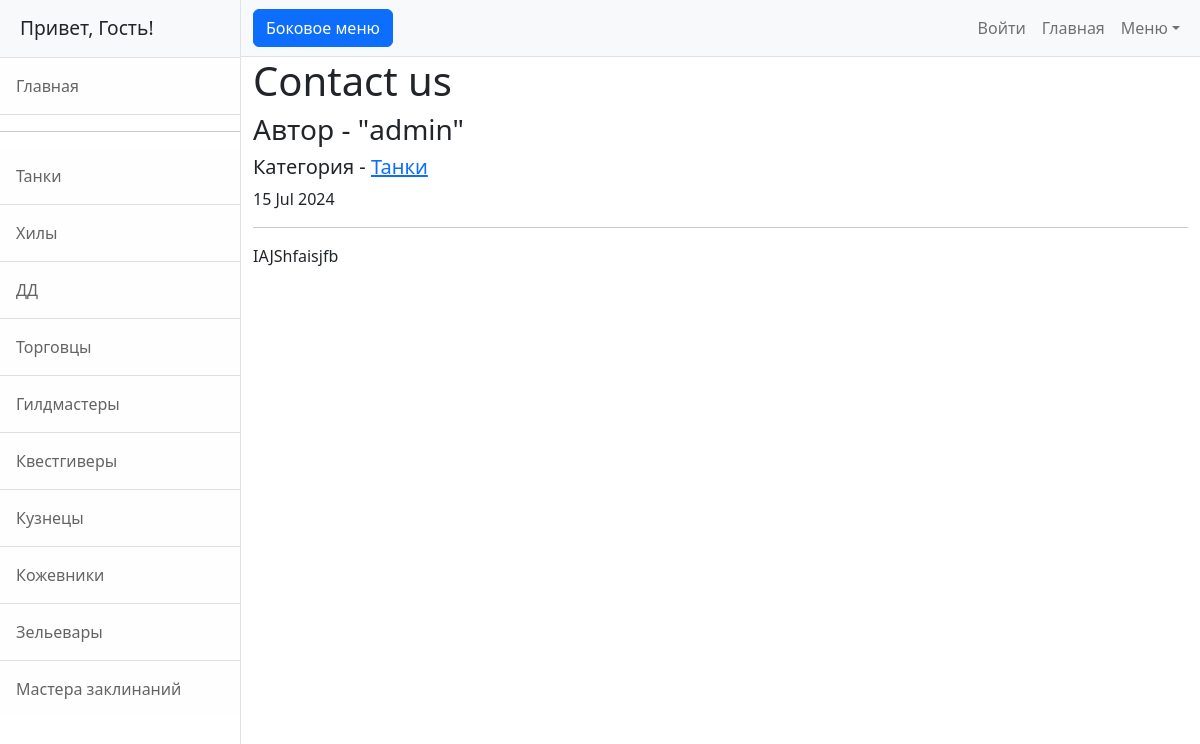
The page /posts/3/ on the database as committed earlier.
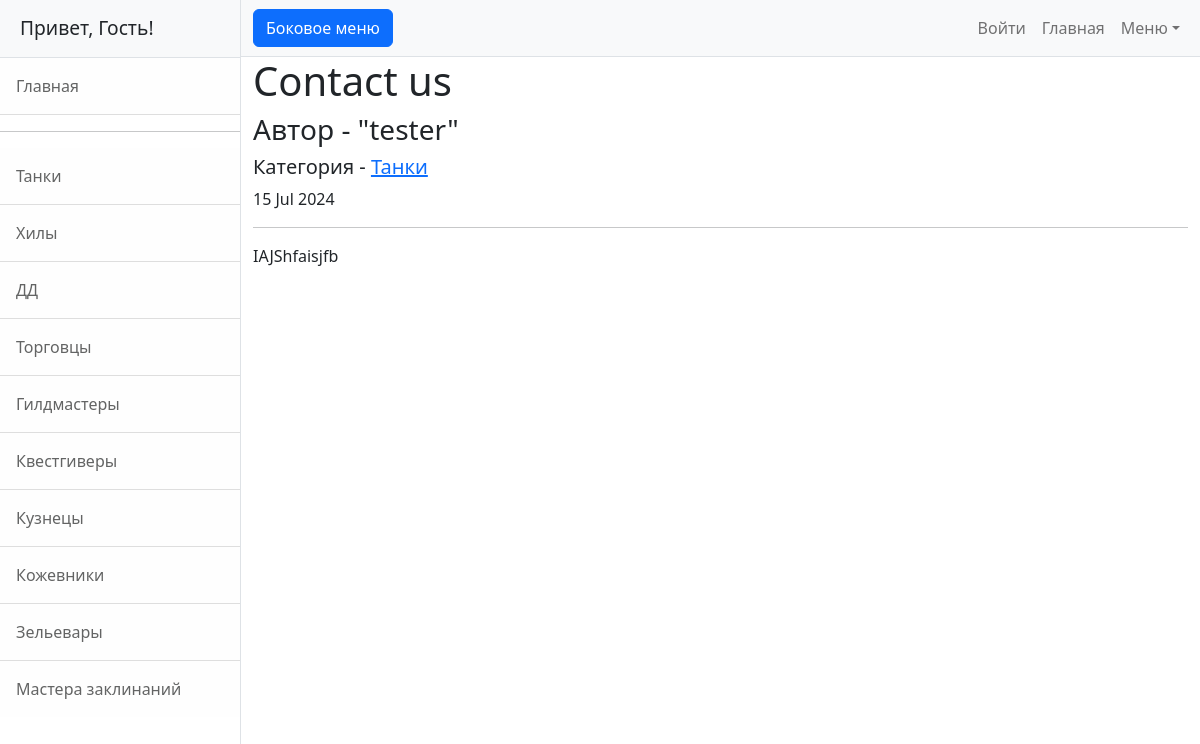
The same page on the database as committed later.
### board/models.py (models this page shows, shortened)
class Post(models.Model):
    CATEGORIES = [
        ('TA', 'Танки'),
        ('HI', 'Хилы'),
        ('DD', 'ДД'),
        ('TO', 'Торговцы'),
        ('GI', 'Гилдмастеры'),
        ('KV', 'Квестгиверы'),
        ('KU', 'Кузнецы'),
        ('KO', 'Кожевники'),
        ('ZE', 'Зельевары'),
        ('MA', 'Мастера заклинаний'),
    ]
    title = models.CharField(max_length=255, unique=True)
    content = models.TextField()
    author = models.ForeignKey(User, on_delete=models.CASCADE)
    created = models.DateTimeField(auto_now_add=True)
    category = models.CharField(max_length=2, choices=CATEGORIES)
    replies = models.ManyToManyField('Reply', blank=True, related_name='replies')

### board/views.py (the view)
# urls.py: path('<int:pk>/', PostDetail.as_view(), name='post_details'),
class PostDetail(DetailView):
    model = Post
    template_name = 'post.html'
    context_object_name = 'post'
    queryset = Post.objects.all()

### templates/post.html (shortened to what this page needs)
{% extends 'flatpages/default.html' %}
{% load custom_filters %}
{% block content %}
    <h1>{{ post.title|censor }}</h1>
    <h3>Автор - "{{ post.author.username }}"</h3>
    <h5>Категория - <a href="{% url 'category_list' post.category %}">{{ post.get_category_display }}</a></h5>
    <p>{{ post.created|date:"d M Y" }}</p>
    <hr>
    {{ post.content|safe }}
{% endblock content %}

Rows that differ between the two databases and show on the page:
changed Post "Contact us": author.username "admin" → "tester"
